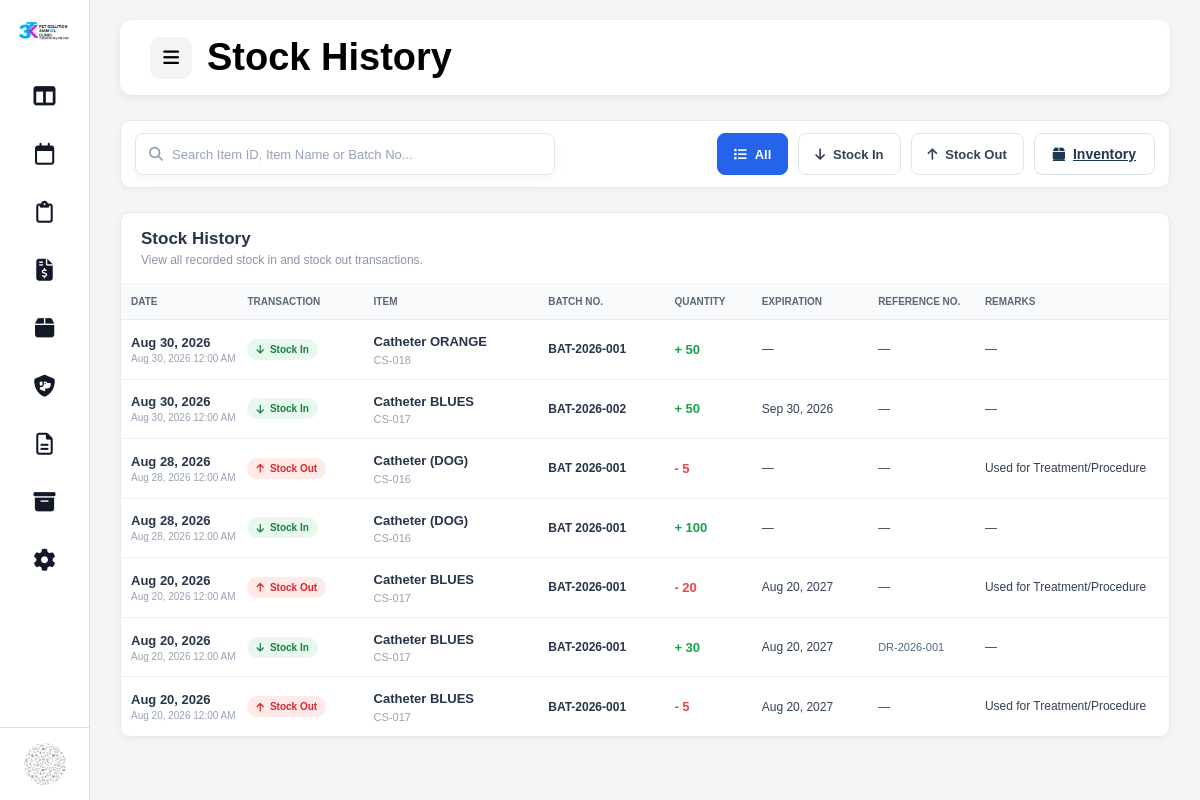
/admin/stock_history.php (signed in), run on the app's committed database.
### tables this page shows
CREATE TABLE `inventory_stock_in` (
  `stock_in_id` int(11) NOT NULL,
  `stock_id` int(11) NOT NULL,
  `quantity` decimal(12,2) NOT NULL,
  `date_received` date NOT NULL,
  `reference_number` varchar(100) DEFAULT NULL,
  `remarks` varchar(255) DEFAULT NULL,
  `created_at` timestamp NOT NULL DEFAULT current_timestamp()
);

CREATE TABLE `inventory_items` (
  `item_id` int(11) NOT NULL,
  `item_code` varchar(30) NOT NULL,
  `item_name` varchar(200) NOT NULL,
  `category_id` int(11) NOT NULL,
  `subcategory_id` int(11) DEFAULT NULL,
  `unit_id` int(11) DEFAULT NULL,
  `supplier_id` int(11) DEFAULT NULL,
  `reorder_level` decimal(12,2) NOT NULL DEFAULT 0.00,
  `unit_cost` decimal(12,2) NOT NULL DEFAULT 0.00,
  `retail_price` decimal(12,2) NOT NULL DEFAULT 0.00,
  `status` enum('Active','Inactive','Archived') NOT NULL DEFAULT 'Active',
  `created_at` timestamp NOT NULL DEFAULT current_timestamp(),
  `updated_at` timestamp NOT NULL DEFAULT current_timestamp() ON UPDATE current_timestamp(),
  `archived_at` timestamp NULL DEFAULT NULL,
  `archive_reason` varchar(255) DEFAULT NULL
);

CREATE TABLE `inventory_stock` (
  `stock_id` int(11) NOT NULL,
  `item_id` int(11) NOT NULL,
  `batch_number` varchar(100) NOT NULL,
  `quantity` decimal(12,2) NOT NULL DEFAULT 0.00,
  `expiration_date` date DEFAULT NULL,
  `date_received` date DEFAULT NULL,
  `supplier_id` int(11) DEFAULT NULL,
  `unit_cost` decimal(12,2) NOT NULL DEFAULT 0.00,
  `created_at` timestamp NOT NULL DEFAULT current_timestamp(),
  `updated_at` timestamp NOT NULL DEFAULT current_timestamp() ON UPDATE current_timestamp()
);

CREATE TABLE `inventory_stock_out` (
  `stock_out_id` int(11) NOT NULL,
  `stock_id` int(11) NOT NULL,
  `quantity` decimal(12,2) NOT NULL,
  `stock_out_date` date NOT NULL,
  `reason` varchar(100) NOT NULL,
  `reference_number` varchar(100) DEFAULT NULL,
  `remarks` varchar(255) DEFAULT NULL,
  `created_at` timestamp NOT NULL DEFAULT current_timestamp()
);

### admin/stock_history.php (the view, shortened to what the rows shown need)
<?php
require_once __DIR__ . '/../config/database.php';
$search = trim($_GET['search'] ?? '');
$type   = $_GET['type'] ?? 'all';
function e($value)
{
    return htmlspecialchars((string)$value, ENT_QUOTES, 'UTF-8');
}
function formatHistoryDate($date)
{
    if (!$date) {
        return '—';
    }
    $timestamp = strtotime($date);
    return date('M d, Y', $timestamp);
}
function formatHistoryDateTime($date)
{
    $timestamp = strtotime($date);
    return date('M d, Y h:i A', $timestamp);
}
function transactionLabel($type)
{
    return $type === 'in' ? 'Stock In' : 'Stock Out';
}
function transactionClass($type)
{
    return $type === 'in' ? 'stock-in' : 'stock-out';
}
function quantityPrefix($type)
{
    return $type === 'in' ? '+' : '-';
}
$historyRows = [];
if ($type === 'all' || $type === 'in') {
    $sqlIn = "
        SELECT
            'in' AS transaction_type,
            si.stock_in_id AS transaction_id,
            st.item_id,
            i.item_code,
            i.item_name,
            st.batch_number,
            si.quantity,
            st.expiration_date,
            si.date_received AS transaction_date,
            si.reference_number,
            si.remarks,
            NULL AS reason
        FROM inventory_stock_in si
        INNER JOIN inventory_stock st
            ON st.stock_id = si.stock_id
        INNER JOIN inventory_items i
            ON i.item_id = st.item_id
    ";
    if ($search !== '') {
        $sqlIn .= "
            WHERE
                i.item_code LIKE ?
                OR i.item_name LIKE ?
                OR st.batch_number LIKE ?
                OR si.reference_number LIKE ?
        ";
        $stmt = mysqli_prepare($conn, $sqlIn);
        if ($stmt) {
            $searchParam = '%' . $search . '%';
            mysqli_stmt_bind_param(
                $stmt,
                'ssss',
                $searchParam,
                $searchParam,
                $searchParam,
                $searchParam
            );
            mysqli_stmt_execute($stmt);
            $result = mysqli_stmt_get_result($stmt);
            while ($row = mysqli_fetch_assoc($result)) {
                $historyRows[] = $row;
            }
            mysqli_stmt_close($stmt);
        }
    } else {
        $sqlIn .= "
            ORDER BY
                si.date_received DESC,
                si.stock_in_id DESC
        ";
        $result = mysqli_query($conn, $sqlIn);
        if ($result) {
            while ($row = mysqli_fetch_assoc($result)) {
                $historyRows[] = $row;
            }
        }
    }
}
if ($type === 'all' || $type === 'out') {
    $sqlOut = "
        SELECT
            'out' AS transaction_type,
            so.stock_out_id AS transaction_id,
            st.item_id,
            i.item_code,
            i.item_name,
            st.batch_number,
            so.quantity,
            st.expiration_date,
            so.stock_out_date AS transaction_date,
            so.reference_number,
            so.remarks,
            so.reason
        FROM inventory_stock_out so
        INNER JOIN inventory_stock st
            ON st.stock_id = so.stock_id
        INNER JOIN inventory_items i
            ON i.item_id = st.item_id
    ";
    if ($search !== '') {
        $sqlOut .= "
            WHERE
                i.item_code LIKE ?
                OR i.item_name LIKE ?
                OR st.batch_number LIKE ?
                OR so.reference_number LIKE ?
        ";
        $stmt = mysqli_prepare($conn, $sqlOut);
        if ($stmt) {
            $searchParam = '%' . $search . '%';
            mysqli_stmt_bind_param(
                $stmt,
                'ssss',
                $searchParam,
                $searchParam,
                $searchParam,
                $searchParam
            );
            mysqli_stmt_execute($stmt);
            $result = mysqli_stmt_get_result($stmt);
            while ($row = mysqli_fetch_assoc($result)) {
                $historyRows[] = $row;
            }
            mysqli_stmt_close($stmt);
        }
    } else {
        $sqlOut .= "
            ORDER BY
                so.stock_out_date DESC,
                so.stock_out_id DESC
        ";
        $result = mysqli_query($conn, $sqlOut);
        if ($result) {
            while ($row = mysqli_fetch_assoc($result)) {
                $historyRows[] = $row;
            }
        }
    }
}
usort($historyRows, function ($a, $b) {
    $dateA = strtotime($a['transaction_date'] ?? '');
    $dateB = strtotime($b['transaction_date'] ?? '');
    if ($dateA === $dateB) {
        return ($b['transaction_id'] ?? 0)
            <=> ($a['transaction_id'] ?? 0);
    }
    return $dateB <=> $dateA;
});
?>
<!DOCTYPE html>
<html lang="en">
<head>
    <link
        rel="stylesheet"
        href="../assets/css/layout.css"
    >
    <link
        rel="stylesheet"
        href="../assets/css/appointments.css"
    >
    <link
        rel="stylesheet"
        href="../assets/css/inventory.css"
    >
    <link
        rel="stylesheet"
        href="https://cdnjs.cloudflare.com/ajax/libs/font-awesome/6.5.0/css/all.min.css"
    >
</head>
<body>
<div class="container">
    <main
        class="content"
        id="mainContent"
    >
        <?php
        include "partials/topbar.php";
        ?>
        <div class="page-content">
            <div class="inventory-content">
                <div class="stock-history-list-card">
                    <?php if (!empty($historyRows)): ?>
                        <div class="stock-history-table-wrapper">
                            <table class="stock-history-table">
                                <thead>
                                    <tr>
                                        <th>
                                            DATE
                                        </th>
                                        <th>
                                            TRANSACTION
                                        </th>
                                        <th>
                                            ITEM
                                        </th>
                                        <th>
                                            BATCH NO.
                                        </th>
                                        <th>
                                            QUANTITY
                                        </th>
                                        <th>
                                            EXPIRATION
                                        </th>
                                        <th>
                                            REFERENCE NO.
                                        </th>
                                        <th>
                                            REMARKS
                                        </th>
                                    </tr>
                                </thead>
                                <tbody>
                                <?php foreach ($historyRows as $row): ?>
                                    <?php
                                    $transactionType =
                                        $row['transaction_type'];
                                    ?>
                                    <tr>
                                        <td>
                                            <span class="history-date-main">
                                                <?= formatHistoryDate(
                                                    $row['transaction_date']
                                                ) ?>
                                            </span>
                                            <span class="history-date-time">
                                                <?= formatHistoryDateTime(
                                                    $row['transaction_date']
                                                ) ?>
                                            </span>
                                        </td>
                                        <td>
                                            <span
                                                class="history-transaction-badge <?= transactionClass($transactionType) ?>"
                                            >
                                                <?php if ($transactionType === 'in'): ?>
                                                    <i class="fa-solid fa-arrow-down"></i>
                                                <?php else: ?>
                                                    <i class="fa-solid fa-arrow-up"></i>
                                                <?php endif; ?>
                                                <?= transactionLabel(
                                                    $transactionType
                                                ) ?>
                                            </span>
                                        </td>
                                        <td>
                                            <span class="history-item-name">
                                                <?= e(
                                                    $row['item_name']
                                                ) ?>
                                            </span>
                                            <span class="history-item-code">
                                                <?= e(
                                                    $row['item_code']
                                                ) ?>
                                            </span>
                                        </td>
                                        <td>
                                            <?php if (
                                                !empty($row['batch_number'])
                                            ): ?>
                                                <span class="history-batch">
                                                    <?= e(
                                                        $row['batch_number']
                                                    ) ?>
                                                </span>
                                            <?php else: ?>
                                                —
                                            <?php endif; ?>
                                        </td>
                                        <td>
                                            <span
                                                class="history-quantity <?= $transactionType ?>"
                                            >
                                                <?= quantityPrefix(
                                                    $transactionType
                                                ) ?>
                                                <?= number_format(
                                                    (float)$row['quantity'],
                                                    0
                                                ) ?>
                                            </span>
                                        </td>
                                        <td>
                                            <?= formatHistoryDate(
                                                $row['expiration_date']
                                            ) ?>
                                        </td>
                                        <td>
                                            <?php if (
                                                !empty($row['reference_number'])
                                            ): ?>
                                                <span class="history-reference">
                                                    <?= e(
                                                        $row['reference_number']
                                                    ) ?>
                                                </span>
                                            <?php else: ?>
                                                —
                                            <?php endif; ?>
                                        </td>
                                        <td class="history-remarks">
                                            <?php if (
                                                !empty($row['remarks'])
                                            ): ?>
                                                <?= e(
                                                    $row['remarks']
                                                ) ?>
                                            <?php elseif (
                                                !empty($row['reason'])
                                            ): ?>
                                                <?= e(
                                                    $row['reason']
                                                ) ?>
                                            <?php else: ?>
                                                —
                                            <?php endif; ?>
                                        </td>
                                    </tr>
                                <?php endforeach; ?>
                                </tbody>
                            </table>
                        </div>
                    <?php endif; ?>
                </div>
            </div>
        </div>
    </main>
</div>
</body>
</html>

### data on the page
inventory_stock_in: date_received "Aug 30, 2026", date_received "Aug 30, 2026 12:00 AM", inventory_items.item_name "Catheter ORANGE", inventory_items.item_code "CS-018", stock.batch_number "BAT-2026-001", transactionType "+", quantity "50", stock.expiration_date "—"
inventory_stock_in: date_received "Aug 30, 2026", date_received "Aug 30, 2026 12:00 AM", inventory_items.item_name "Catheter BLUES", inventory_items.item_code "CS-017", stock.batch_number "BAT-2026-002", transactionType "+", quantity "50", stock.expiration_date "Sep 30, 2026"
inventory_stock_out: stock_out_date "Aug 28, 2026", stock_out_date "Aug 28, 2026 12:00 AM", inventory_items.item_name "Catheter (DOG)", inventory_items.item_code "CS-016", stock.batch_number "BAT 2026-001", transactionType "-", quantity "5", stock.expiration_date "—", reason "Used for Treatment/Procedure"
inventory_stock_in: date_received "Aug 28, 2026", date_received "Aug 28, 2026 12:00 AM", inventory_items.item_name "Catheter (DOG)", inventory_items.item_code "CS-016", stock.batch_number "BAT 2026-001", transactionType "+", quantity "100", stock.expiration_date "—"
inventory_stock_out: stock_out_date "Aug 20, 2026", stock_out_date "Aug 20, 2026 12:00 AM", inventory_items.item_name "Catheter BLUES", inventory_items.item_code "CS-017", stock.batch_number "BAT-2026-001", transactionType "-", quantity "20", stock.expiration_date "Aug 20, 2027", reason "Used for Treatment/Procedure"
inventory_stock_in: date_received "Aug 20, 2026", date_received "Aug 20, 2026 12:00 AM", inventory_items.item_name "Catheter BLUES", inventory_items.item_code "CS-017", stock.batch_number "BAT-2026-001", transactionType "+", quantity "30", stock.expiration_date "Aug 20, 2027", reference_number "DR-2026-001"
inventory_stock_out: stock_out_date "Aug 20, 2026", stock_out_date "Aug 20, 2026 12:00 AM", inventory_items.item_name "Catheter BLUES", inventory_items.item_code "CS-017", stock.batch_number "BAT-2026-001", transactionType "-", quantity "5", stock.expiration_date "Aug 20, 2027", reason "Used for Treatment/Procedure"

### other printed values
$pageTitle "Stock History"
